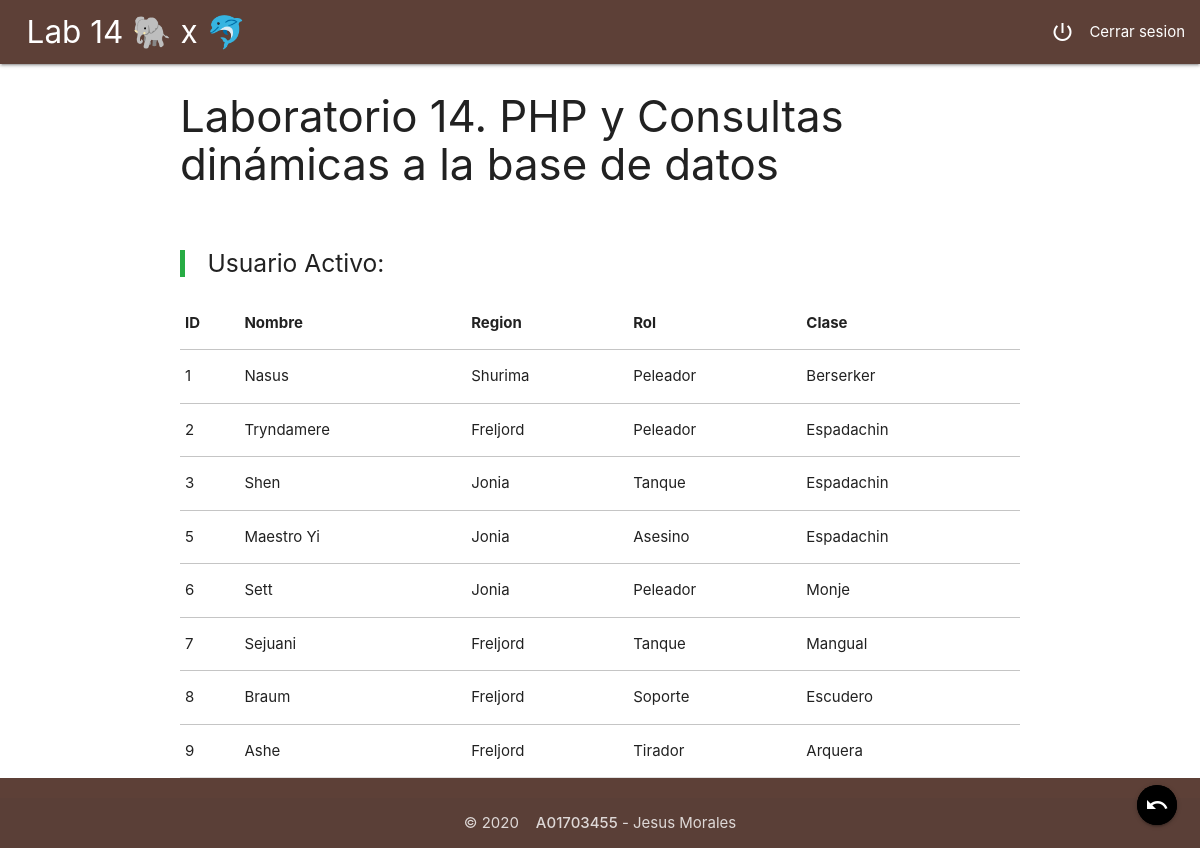
Page /selectAllChamps.php on the committed database.
### tables this page shows
CREATE TABLE `champs` (
  `id` int(11) NOT NULL,
  `nombre` varchar(30) NOT NULL,
  `region` varchar(30) NOT NULL,
  `rol` varchar(15) NOT NULL,
  `clase` varchar(15) NOT NULL
);

### util.php (the view, shortened to what this page needs)
<?php
function conexionBD(){
    $server = "localhost";
    $user = "root";
    $pass = "";
    $bdname = "lolchamps";
    $conexion = mysqli_connect($server,$user,$pass,$bdname);
    return $conexion;
}
function getChamps(){
    $conexion = conexionBD();
    $query = "SELECT * FROM champs";
    $result = mysqli_query($conexion, $query);
    $table ="";
    if(mysqli_num_rows($result)){
        $table .="<table class=\"responsive-table\">";
        $table .="<thead><tr><th>ID</th><th>Nombre</th><th>Region</th><th>Rol</th><th>Clase</th></thead>";
        while($row = mysqli_fetch_assoc($result)){
            $table.= "<tr><tbody>";
            $table.= "<td>". $row["id"]. "</td>";
            $table.= "<td>". $row["nombre"]. "</td>";
            $table.= "<td>". $row["region"]. "</td>";
            $table.= "<td>". $row["rol"]. "</td>";
            $table.= "<td>". $row["clase"]. "</td>";
            $table.= "</tbody></tr>";
        }
        $table.= "</table>";
    }
    return $table;
}
?>

### selectAllChamps.php (shortened to what this page needs)
<?php
require_once("util.php");
    $_SESSION["tabla"] = getChamps();
if(isset($_SESSION["tabla"])){
    echo $_SESSION["tabla"];
}
?>

### css/styless.css (style rules this page uses)
body { display: flex; min-height: 100vh; flex-direction: column; }
main { flex: 1 0 auto; }
blockquote#user { margin: 20px 0; padding-left: 1.5rem; border-left: 5px solid #27ac44; }

### rows in the picture
champs: id "1", nombre "Nasus", region "Shurima", rol "Peleador", clase "Berserker"
champs: id "2", nombre "Tryndamere", region "Freljord", rol "Peleador", clase "Espadachin"
champs: id "3", nombre "Shen", region "Jonia", rol "Tanque", clase "Espadachin"
champs: id "5", nombre "Maestro Yi", region "Jonia", rol "Asesino", clase "Espadachin"
champs: id "6", nombre "Sett", region "Jonia", rol "Peleador", clase "Monje"
champs: id "7", nombre "Sejuani", region "Freljord", rol "Tanque", clase "Mangual"
champs: id "8", nombre "Braum", region "Freljord", rol "Soporte", clase "Escudero"
champs: id "9", nombre "Ashe", region "Freljord", rol "Tirador", clase "Arquera"
